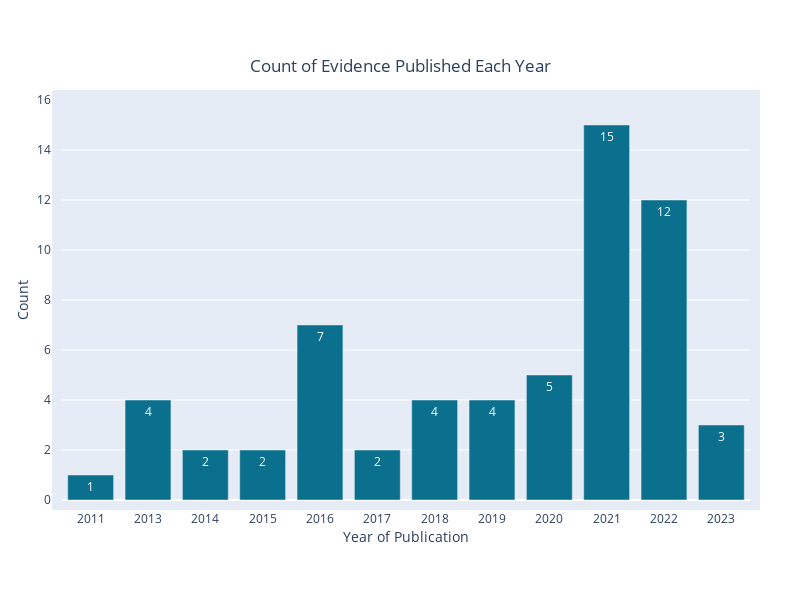

Notebook cell for this chart:
### Markdown cell above
&nbsp;

<span style="color:#FF6666; font-weight:600;">Value Counts Bar Chart </span>

### Code cell
# Define color values
gorilla_dark_blue = 'rgb(10, 112, 141)'
gorilla_light_blue = 'rgb(13, 149, 188)'

# Get the value counts and covert to a dataframe
df = dataframe_one["Year of Publication"].value_counts().reset_index(name='Count')
df.rename(columns={'index': 'Year of Publication'}, inplace=True)

# First Filter (optional)
values_to_exclude = []
filt = df['Count'].isin(values_to_exclude)
df = df[~filt]

# Second Filter  (optional)
filt = df['Year of Publication'] >2000
df = df[filt]

# Sort the DataFrame by the years
df = df.sort_values('Year of Publication')

# Create the figure
fig = go.Figure()

# Add the bar chart
fig.add_trace(go.Bar(
    x=df['Year of Publication'].astype(str),  # x values are the years
    y=df['Count'],  # y values are the counts
    text=df['Count'],
    textposition='auto',
    marker=dict(color=gorilla_dark_blue),  # Set the color of the bars to dark blue
))

# Set the title and axis labels
fig.update_layout(
    width=800,
    height=600,
    title={
        'text': 'Count of Evidence Published Each Year',
        'x': 0.5,
        'y': 0.9,
        'xanchor': 'center',
        'yanchor': 'top',
    },
    plot_bgcolor='rgba(229, 236, 246, 8)',  # Change the background color.
    showlegend = False, # Legend on/off
    
    yaxis=dict(
        title='Count', # Y-axis title
        showticklabels=True, # Y-axis labels on/off
        showgrid=True,  # This turns the y-gridlines on/off
        range=[0, 16], # Set y-axis value range
        tick0=0, # Set baseline value
        dtick=2,  # Adjust this value to change the y-axis increment size
    ),
    
    xaxis=dict(
        title='Year of Publication',
        showticklabels=True, 
        showgrid=False,  # This turns the x-gridlines on/off
        tickformat='d',  # Format the tick labels as integers
        nticks=20,  # Set the number of x-axis ticks
        tickangle =0,
    ),
    
    legend=dict(
        x=0.9,
        y=0.95,
        bgcolor='rgba(255, 255, 255, 0.7)',
        bordercolor='black',
        borderwidth=1,
    ),
    
    margin=dict(  # Adjust the margins around the plot
        l=50,  # left margin
        r=50,  # right margin
        b=100,  # bottom margin
        t=100,  # top margin
        pad=10,  # padding
    ),
    
)
    
# Show the graph
fig.show()

### Figure 1 — Plotly figure (JSON) as saved in the notebook; plotly's stock layout.template omitted (floating-point values rounded to 4 significant figures)
{"data": [{"marker": {"color": "rgb(10, 112, 141)"}, "text": [1, 4, 2, 2, 7, 2, 4, 4, 5, 15, 12, 3], "textposition": "auto", "type": "bar", "x": ["2011", "2013", "2014", "2015", "2016", "2017", "2018", "2019", "2020", "2021", "2022", "2023"], "y": [1, 4, 2, 2, 7, 2, 4, 4, 5, 15, 12, 3]}], "layout": {"height": 600, "legend": {"bgcolor": "rgba(255, 255, 255, 0.7)", "bordercolor": "black", "borderwidth": 1, "x": 0.9, "y": 0.95}, "margin": {"b": 100, "l": 50, "pad": 10, "r": 50, "t": 100}, "plot_bgcolor": "rgba(229, 236, 246, 8)", "showlegend": false, "title": {"text": "Count of Evidence Published Each Year", "x": 0.5, "xanchor": "center", "y": 0.9, "yanchor": "top"}, "width": 800, "xaxis": {"nticks": 20, "showgrid": false, "showticklabels": true, "tickangle": 0, "tickformat": "d", "title": {"text": "Year of Publication"}}, "yaxis": {"dtick": 2, "range": [0, 16], "showgrid": true, "showticklabels": true, "tick0": 0, "title": {"text": "Count"}}}}
